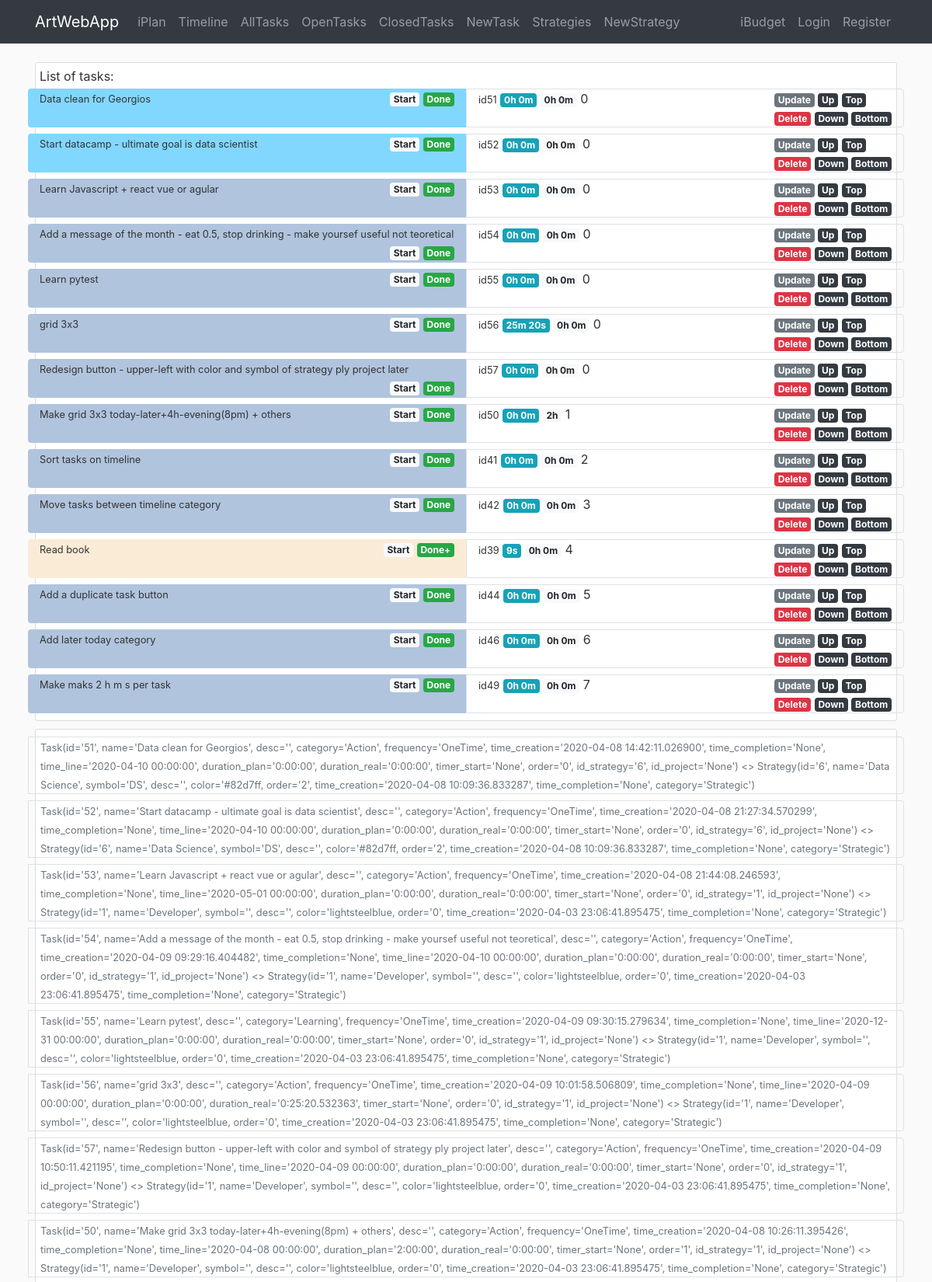
The page /iplan/task (upper part) on the database its author committed.
### awa/iplan/models.py (models this page shows)
class Task(db.Model):
    id = db.Column(db.Integer, primary_key=True)
    name = db.Column(db.String(140), nullable=False)
    desc = db.Column(db.Text)
    category = db.Column(db.String(20))
    frequency = db.Column(db.String(10))
    time_creation = db.Column(db.DateTime, default=datetime.utcnow)
    time_completion = db.Column(db.DateTime)
    time_line = db.Column(db.DateTime)
    duration_plan = db.Column(db.Interval, nullable=False, default=timedelta(0))
    duration_real = db.Column(db.Interval, nullable=False, default=timedelta(0))
    timer_start = db.Column(db.DateTime)
    order = db.Column(db.Integer)
    id_strategy = db.Column(db.Integer, db.ForeignKey('strategy.id'), nullable=False)
    id_project = db.Column(db.Integer, db.ForeignKey('project.id'))
    def __repr__(self):
        return f"Task(id='{self.id}', name='{self.name}', desc='{self.desc}', category='{self.category}', " \
               f"frequency='{self.frequency}', time_creation='{self.time_creation}', " \
               f"time_completion='{self.time_completion}', time_line='{self.time_line}', " \
               f"duration_plan='{self.duration_plan}', duration_real='{self.duration_real}', " \
               f"timer_start='{self.timer_start}', order='{self.order}', " \
               f"id_strategy='{self.id_strategy}', id_project='{self.id_project}')"

class Strategy(db.Model):
    id = db.Column(db.Integer, primary_key=True)
    name = db.Column(db.String(40), nullable=False)
    symbol = db.Column(db.String(3))
    desc = db.Column(db.Text)
    color = db.Column(db.String(7))
    order = db.Column(db.Integer)
    time_creation = db.Column(db.DateTime, default=datetime.now)
    time_completion = db.Column(db.DateTime)
    category = db.Column(db.String(20), nullable=True)
    br_task = db.relationship('Task', backref='strategy')  # todo: lazy=True - test that later
    br_project = db.relationship('Project', backref='strategy')  # todo: lazy=True - test that later
    def __repr__(self):
        return f"Strategy(id='{self.id}', name='{self.name}', symbol='{self.symbol}', desc='{self.desc}'," \
               f" color='{self.color}, order='{self.order}', time_creation='{self.time_creation}'," \
               f" time_completion='{self.time_completion}', category='{self.category}')"

### awa/iplan/routes.py (the view)
@iplan.route('/iplan/task', methods=['GET', 'POST'])
def task():
    tasks = Task.query.order_by(Task.order).all()
    strategies = Strategy.query.all()
    return render_template('iplan/task.html', tasks=tasks, strategies=strategies,
                           string_from_duration=string_from_duration, now=datetime.now())

### awa/iplan/utils.py (called while the page is built)
def string_from_duration(x):
    if x is None or x.total_seconds() == 0:
        return '0h 0m'
    total_seconds = x.total_seconds()
    days = total_seconds // 86400
    total_seconds -= days * 86400
    hours = total_seconds // 3600
    total_seconds -= hours * 3600
    minutes = total_seconds // 60
    total_seconds -= minutes * 60
    seconds = total_seconds
    outcome = ''
    for item in [(days, 'd'), (hours, 'h'), (minutes, 'm'), (seconds, 's')]:
        if item[0] != 0:
            outcome += f'{int(item[0])}{item[1]} '
    return outcome[:-1]

### awa/templates/iplan/task.html (shortened to what this page needs)
{% extends "layout.html" %}
{% block content %}
<div class="container">
    <div class="content-section">
       List of tasks:
        {% for task in tasks %}
        <div class="row">
            <div class="col-6 rounded-left mt-1 mb-1" style="background-color:{{task.strategy.color}}">
                <div class="row p-0">
                    <div class="col-auto">
                        <small>{{task.name}}</small>
                    </div>
                    <div class="col-auto ml-auto">
                        {% if task.timer_start %}
                            <a href="{{url_for('iplan.task_timer_start', id_task=task.id) }}" class="badge badge-light">Reset</a>
                            <a href="{{url_for('iplan.task_timer_end', id_task=task.id) }}" class="badge badge-danger">Stop</a>
                        {% else %}
                            <a href="{{url_for('iplan.task_timer_start', id_task=task.id) }}" class="badge badge-light">Start</a>
                            {% if task.time_completion %}
                                <a href="{{url_for('iplan.task_restore', id_task=task.id)}}" class="badge badge-primary">Restore</a>
                            {% else %}
                                {% if task.frequency == 'OneTime' %}
                                    <a href="{{url_for('iplan.task_complete', id_task=task.id)}}" class="badge badge-success">Done</a>
                                {% else %}
                                    <a href="{{url_for('iplan.task_complete', id_task=task.id)}}" class="badge badge-success">Done+</a>
                                {% endif %}
                            {% endif %}
                        {% endif%}
                    </div>
                </div>
            </div>
            <div class="col border rounded-right mt-1 mb-1">
                <div class="row p-0">
                    <div class="col-auto">
                        <small>id{{task.id}}</small>
                        <small class="badge badge-info">{{string_from_duration(task.duration_real)}}</small>
                        <small class="badge badge-light">{{string_from_duration(task.duration_plan)}}</small>
                        {{task.order}}
                    </div>
                    <div class="col-auto ml-auto">
                        <a href="{{url_for('iplan.task_update', id_task=task.id) }}" class="badge badge-secondary">Update</a>
                        <a href="{{url_for('iplan.task_move', id_task=task.id, direction='up') }}" class="badge badge-dark">Up</a>
                        <a href="{{url_for('iplan.task_move', id_task=task.id, direction='top') }}" class="badge badge-dark">Top</a>
                        <br>
                        <a href="{{url_for('iplan.task_delete', id_task=task.id) }}" class="badge badge-danger">Delete</a>
                        <a href="{{url_for('iplan.task_move', id_task=task.id, direction='down') }}" class="badge badge-dark">Down</a>
                        <a href="{{url_for('iplan.task_move', id_task=task.id, direction='bottom') }}" class="badge badge-dark">Bottom</a>
                    </div>
                </div>
            </div>
        </div>
        {% endfor %}
    </div>
   <div class="content-section">
        {% for task in tasks %}
        <div class="row">
            <div class="col border rounded-right mt-1 mb-1">
                <div class="row p-0">
                    <div class="col-auto">
                        <small class="text-muted">{{ task }} <> {{ task.strategy }}</small>
                    </div>
                </div>
            </div>
        </div>
        {% endfor %}
    </div>
</div>
{% endblock content %}

### awa/static/main.css (style rules this page uses)
body { background: #fafafa; color: #333333; margin-top: 5rem; }
.content-section { background: #ffffff; padding: 5px 5px; border: 1px solid #dddddd; border-radius: 3px; margin-bottom: 10px; }

### rows shown on the page
Task: name "Data clean for Georgios", id "51", duration_real "0h 0m", duration_plan "0h 0m", order "0", id+name+desc "Task(id='51', name='Data clean for Georgios', desc='', category='Action', frequency='OneTime', time_creation='2020-04-08 14:42:11.026900', time_completion='None', time_line='2020-04-10 00:00:00', duration_plan='0:00:00', duration_real='0:00:00', timer_start='None', order='0', id_strategy='6', id_project='None')", strategy "Strategy(id='6', name='Data Science', symbol='DS', desc='', color='#82d7ff, order='2', time_creation='2020-04-08 10:09:36.833287', time_completion='None', category='Strategic')"
Task: name "Start datacamp - ultimate goal is data scientist", id "52", duration_real "0h 0m", duration_plan "0h 0m", order "0", id+name+desc "Task(id='52', name='Start datacamp - ultimate goal is data scientist', desc='', category='Action', frequency='OneTime', time_creation='2020-04-08 21:27:34.570299', time_completion='None', time_line='2020-04-10 00:00:00', duration_plan='0:00:00', duration_real='0:00:00', timer_start='None', order='0', id_strategy='6', id_project='None')", strategy "Strategy(id='6', name='Data Science', symbol='DS', desc='', color='#82d7ff, order='2', time_creation='2020-04-08 10:09:36.833287', time_completion='None', category='Strategic')"
Task: name "Learn Javascript + react vue or agular", id "53", duration_real "0h 0m", duration_plan "0h 0m", order "0", id+name+desc "Task(id='53', name='Learn Javascript + react vue or agular', desc='', category='Action', frequency='OneTime', time_creation='2020-04-08 21:44:08.246593', time_completion='None', time_line='2020-05-01 00:00:00', duration_plan='0:00:00', duration_real='0:00:00', timer_start='None', order='0', id_strategy='1', id_project='None')", strategy "Strategy(id='1', name='Developer', symbol='', desc='', color='lightsteelblue, order='0', time_creation='2020-04-03 23:06:41.895475', time_completion='None', category='Strategic')"
Task: name "Add a message of the month - eat 0.5, stop drinking - make yoursef useful not teoretical", id "54", duration_real "0h 0m", duration_plan "0h 0m", order "0", id+name+desc "Task(id='54', name='Add a message of the month - eat 0.5, stop drinking - make yoursef useful not teoretical', desc='', category='Action', frequency='OneTime', time_creation='2020-04-09 09:29:16.404482', time_completion='None', time_line='2020-04-10 00:00:00', duration_plan='0:00:00', duration_real='0:00:00', timer_start='None', order='0', id_strategy='1', id_project='None')", strategy "Strategy(id='1', name='Developer', symbol='', desc='', color='lightsteelblue, order='0', time_creation='2020-04-03 23:06:41.895475', time_completion='None', category='Strategic')"
Task: name "Learn pytest", id "55", duration_real "0h 0m", duration_plan "0h 0m", order "0", id+name+desc "Task(id='55', name='Learn pytest', desc='', category='Learning', frequency='OneTime', time_creation='2020-04-09 09:30:15.279634', time_completion='None', time_line='2020-12-31 00:00:00', duration_plan='0:00:00', duration_real='0:00:00', timer_start='None', order='0', id_strategy='1', id_project='None')", strategy "Strategy(id='1', name='Developer', symbol='', desc='', color='lightsteelblue, order='0', time_creation='2020-04-03 23:06:41.895475', time_completion='None', category='Strategic')"
Task: name "grid 3x3", id "56", duration_real "25m 20s", duration_plan "0h 0m", order "0", id+name+desc "Task(id='56', name='grid 3x3', desc='', category='Action', frequency='OneTime', time_creation='2020-04-09 10:01:58.506809', time_completion='None', time_line='2020-04-09 00:00:00', duration_plan='0:00:00', duration_real='0:25:20.532363', timer_start='None', order='0', id_strategy='1', id_project='None')", strategy "Strategy(id='1', name='Developer', symbol='', desc='', color='lightsteelblue, order='0', time_creation='2020-04-03 23:06:41.895475', time_completion='None', category='Strategic')"
Task: name "Redesign button - upper-left with color and symbol of strategy ply project later", id "57", duration_real "0h 0m", duration_plan "0h 0m", order "0", id+name+desc "Task(id='57', name='Redesign button - upper-left with color and symbol of strategy ply project later', desc='', category='Action', frequency='OneTime', time_creation='2020-04-09 10:50:11.421195', time_completion='None', time_line='2020-04-09 00:00:00', duration_plan='0:00:00', duration_real='0:00:00', timer_start='None', order='0', id_strategy='1', id_project='None')", strategy "Strategy(id='1', name='Developer', symbol='', desc='', color='lightsteelblue, order='0', time_creation='2020-04-03 23:06:41.895475', time_completion='None', category='Strategic')"
Task: name "Make grid 3x3 today-later+4h-evening(8pm) + others", id "50", duration_real "0h 0m", duration_plan "2h", order "1", id+name+desc "Task(id='50', name='Make grid 3x3 today-later+4h-evening(8pm) + others', desc='', category='Action', frequency='OneTime', time_creation='2020-04-08 10:26:11.395426', time_completion='None', time_line='2020-04-08 00:00:00', duration_plan='2:00:00', duration_real='0:00:00', timer_start='None', order='1', id_strategy='1', id_project='None')", strategy "Strategy(id='1', name='Developer', symbol='', desc='', color='lightsteelblue, order='0', time_creation='2020-04-03 23:06:41.895475', time_completion='None', category='Strategic')"
Task: name "Sort tasks on timeline", id "41", duration_real "0h 0m", duration_plan "0h 0m", order "2"
Task: name "Move tasks between timeline category", id "42", duration_real "0h 0m", duration_plan "0h 0m", order "3"
Task: name "Read book", id "39", duration_real "9s", duration_plan "0h 0m", order "4"
Task: name "Add a duplicate task button", id "44", duration_real "0h 0m", duration_plan "0h 0m", order "5"
Task: name "Add later today category", id "46", duration_real "0h 0m", duration_plan "0h 0m", order "6"
Task: name "Make maks 2 h m s per task", id "49", duration_real "0h 0m", duration_plan "0h 0m", order "7"
